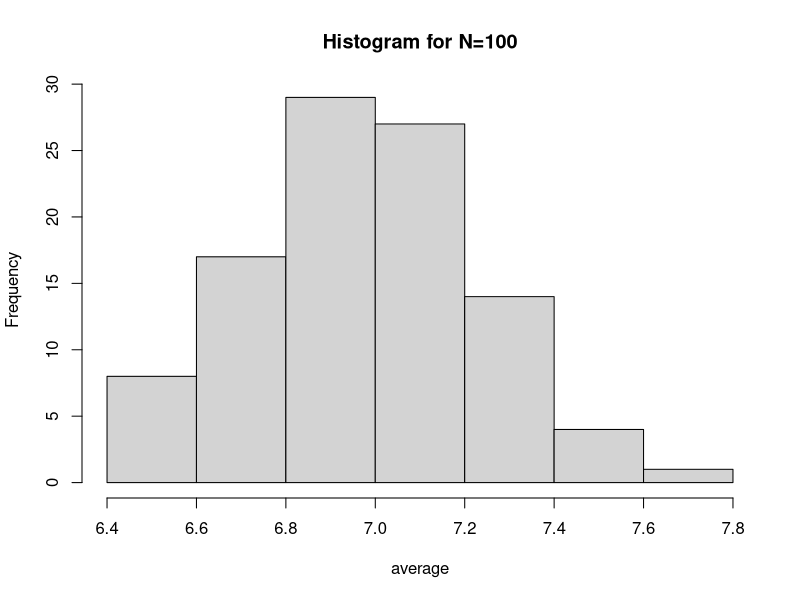

This figure's R source:
N <- 1000
f <- c(0,1,2,3,4,5,6,5,4,3,2,1)




avg<- NULL
for(j in 1:100){
  d <- rep(0,N)
  d[1] <- sample(2:12,1)
  for (i in 2:N){
    u <- runif(1)
    
    if (d[i-1]==2){
      if (u<.5) d[i] <- d[i-1]+1
      else d[i] <- d[i-1]
    }
    
    else if (d[i-1]==12){
      if (u<.5) d[i] <- d[i-1]
      else d[i] <- d[i-1]-1
    }
    
    else{
      if (u<.5) d[i] <- d[i-1]+1
      else d[i] <- d[i-1]-1
    }
    
    h <- min(1,f[d[i]]/f[d[i-1]])
    u <- runif(1)
    if (u>h) d[i] <- d[i-1]
  }
avg <- c(avg,mean(d))
}

#)
#print(d)
#hist(d)
N<- 100
avg<-NULL
for(j in 1:100){
  d <- rep(0,N)
  for (i in 1:N){
    
    d[i] <- sample(2:12,1)
    
    h <- min(1,f[d[i]]/f[d[i-1]])
    u <- runif(1)
    if (u>h) d[i] <- d[i-1]
  }
  avg <- c(avg,mean(d))
}
#hist(d)
png('histN100.png')
hist(avg,xlab = "average",main="Histogram for N=100")
dev.off()

